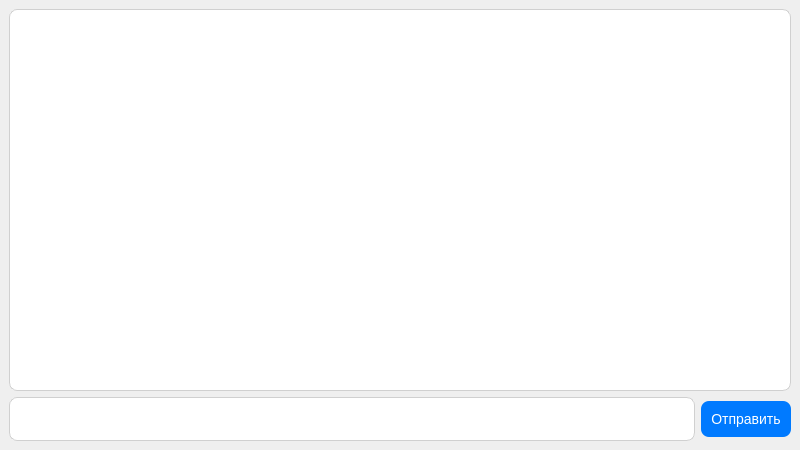
<?xml version="1.0" encoding="UTF-8"?>
<ui version="4.0">
 <class>MainWindow</class>
 <widget class="QMainWindow" name="MainWindow">
  <property name="geometry">
   <rect>
    <x>0</x>
    <y>0</y>
    <width>800</width>
    <height>450</height>
   </rect>
  </property>
  <property name="cursor">
   <cursorShape>ArrowCursor</cursorShape>
  </property>
  <property name="windowTitle">
   <string>AI-psychologyst</string>
  </property>
  <widget class="QWidget" name="centralwidget">
   <layout class="QVBoxLayout" name="verticalLayout">
    <item>
     <widget class="QTextBrowser" name="textBrowser">
      <property name="maximumSize">
       <size>
        <width>16777000</width>
        <height>16777215</height>
       </size>
      </property>
      <property name="font">
       <font>
        <pointsize>13</pointsize>
       </font>
      </property>
      <property name="cursor" stdset="0">
       <cursorShape>ArrowCursor</cursorShape>
      </property>
      <property name="toolTip">
       <string extracomment="и"/>
      </property>
      <property name="styleSheet">
       <string>
        QTextBrowser {
            border: 1px solid #D0D0D0; /* Светло-серая рамка */
            border-radius: 8px; /* Закругленные углы */
            padding: 10px; /* Отступы внутри */
            background-color: #FFFFFF; /* Белый фон */
        }
       </string>
      </property>
      <property name="html">
       <string>&lt;!DOCTYPE HTML PUBLIC &quot;-//W3C//DTD HTML 4.0//EN&quot; &quot;http://www.w3.org/TR/REC-html40/strict.dtd&quot;&gt;
&lt;html&gt;&lt;head&gt;&lt;meta name=&quot;qrichtext&quot; content=&quot;1&quot; /&gt;&lt;meta charset=&quot;utf-8&quot; /&gt;&lt;style type=&quot;text/css&quot;&gt;
p, li { white-space: pre-wrap; }
hr { height: 1px; border-width: 0; }
li.unchecked::marker { content: &quot;\2610&quot;; }
li.checked::marker { content: &quot;\2612&quot;; }
&lt;/style&gt;&lt;/head&gt;&lt;body style=&quot; font-family:'.AppleSystemUIFont'; font-size:13pt; font-weight:400; font-style:normal;&quot;&gt;
&lt;p style=&quot;-qt-paragraph-type:empty; margin-top:0px; margin-bottom:0px; margin-left:0px; margin-right:0px; -qt-block-indent:0; text-indent:0px; font-family:'Segoe UI';&quot;&gt;&lt;br /&gt;&lt;/p&gt;&lt;/body&gt;&lt;/html&gt;</string>
      </property>
     </widget>
    </item>
    <item>
     <layout class="QHBoxLayout" name="horizontalLayout">
      <item>
       <widget class="QLineEdit" name="lineEdit">
        <property name="font">
         <font>
          <pointsize>13</pointsize>
         </font>
        </property>
        <property name="cursor">
         <cursorShape>IBeamCursor</cursorShape>
        </property>
        <property name="styleSheet">
         <string>
          QLineEdit {
              border: 1px solid #D0D0D0; /* Светло-серая рамка */
              border-radius: 8px; /* Закругленные углы */
              padding: 10px; /* Отступы внутри */
              background-color: #FFFFFF; /* Белый фон */
          }
          QLineEdit:focus {
              border: 1px solid #007AFF; /* Синий цвет при фокусе */
          }
         </string>
        </property>
       </widget>
      </item>
      <item>
       <widget class="QPushButton" name="pushButton">
        <property name="cursor">
         <cursorShape>PointingHandCursor</cursorShape>
        </property>
        <property name="styleSheet">
         <string>
          QPushButton {
              background-color: #007AFF; /* Синий цвет */
              color: white; /* Белый текст */
              border-radius: 8px; /* Закругленные углы */
              padding: 10px; /* Отступы внутри */
              font-size: 14px; /* Размер шрифта */
          }
          QPushButton:hover {
              background-color: #0051A8; /* Темнее при наведении */
          }
          QPushButton:pressed {
              background-color: #003D7A; /* Еще темнее при нажатии */
          }
         </string>
        </property>
        <property name="text">
         <string>Отправить</string>
        </property>
       </widget>
      </item>
     </layout>
    </item>
   </layout>
  </widget>
 </widget>
 <resources/>
 <connections/>
</ui>
